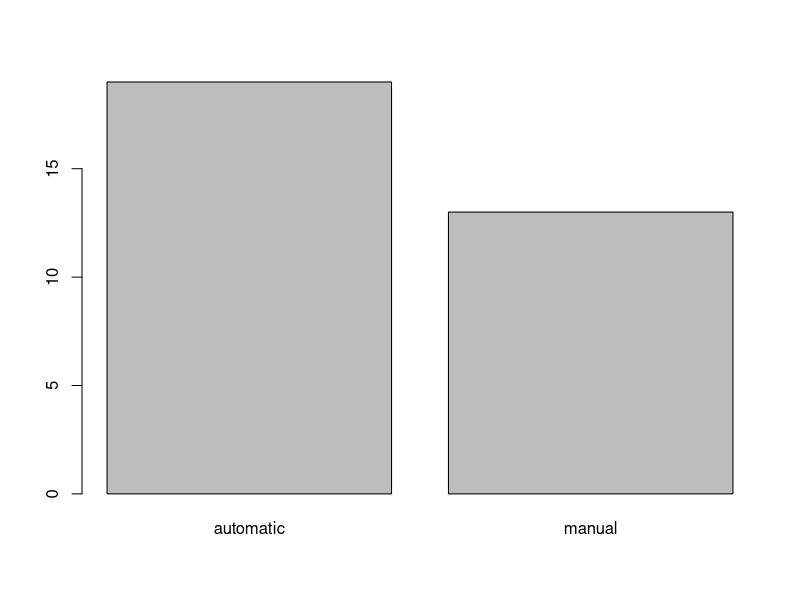
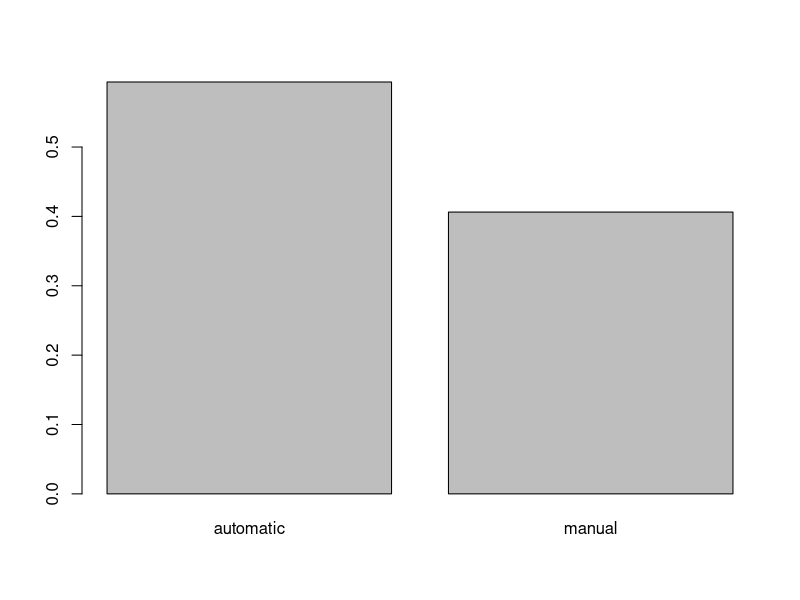
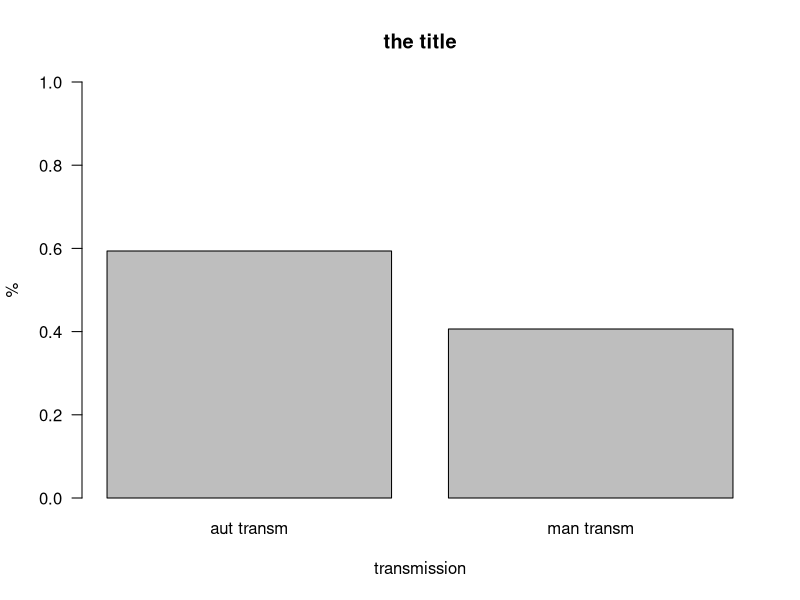
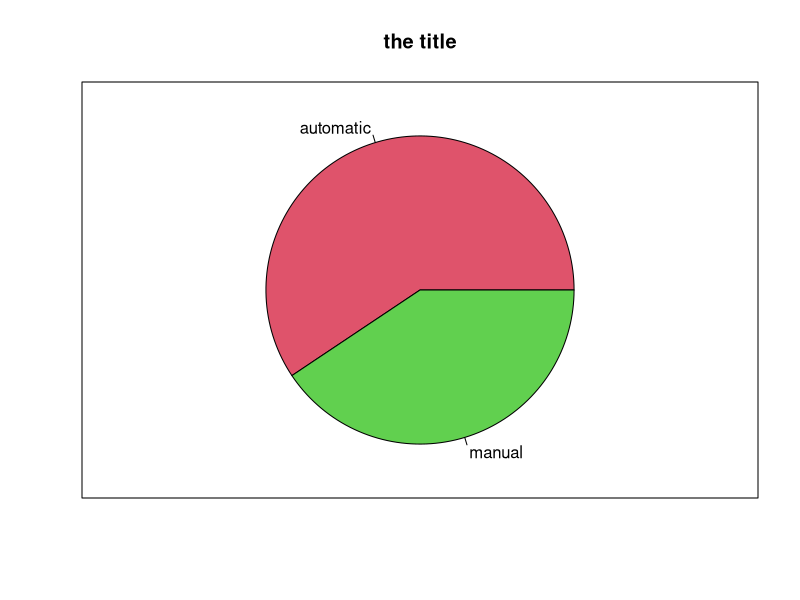
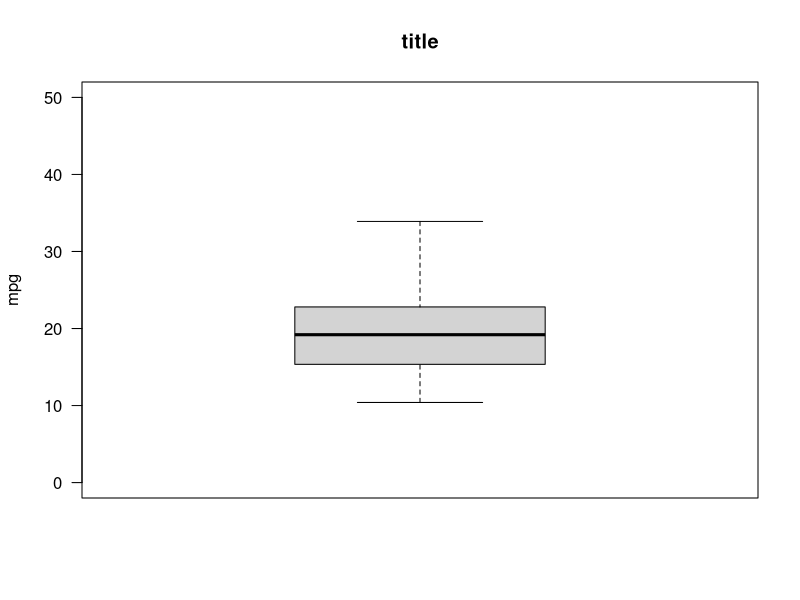
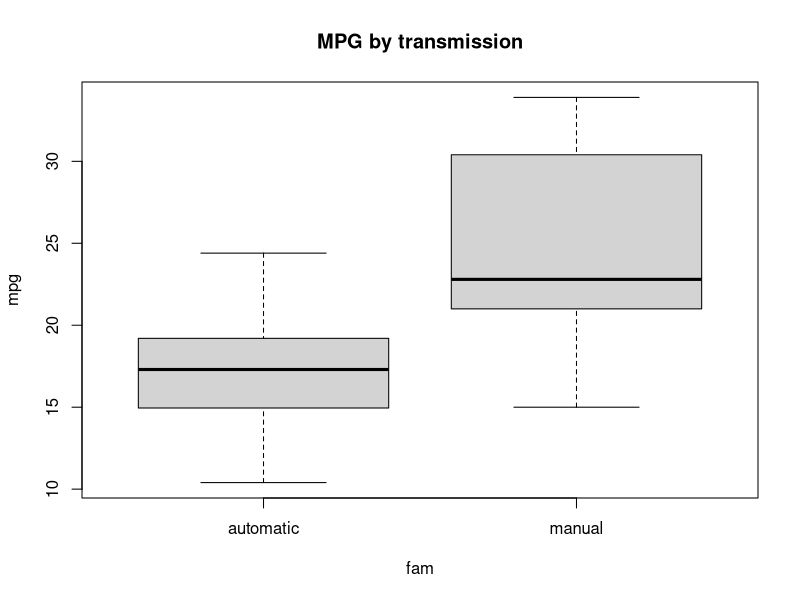
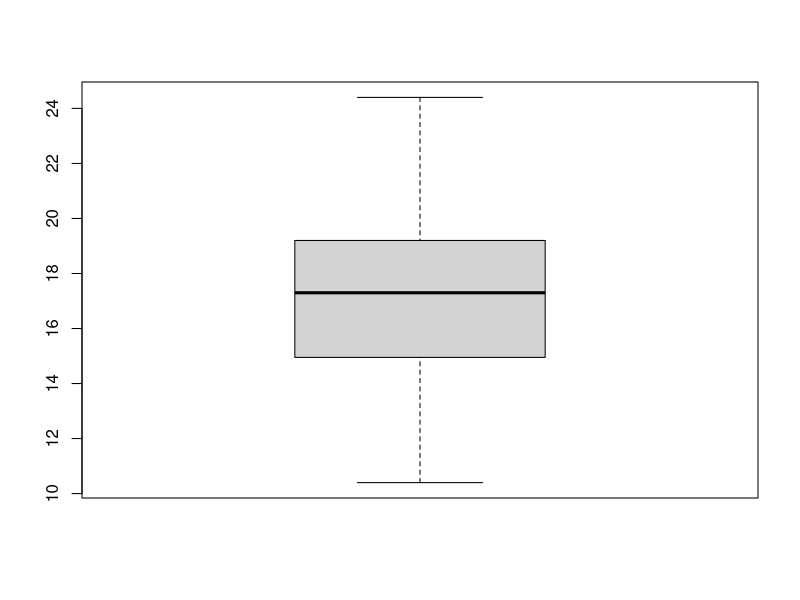
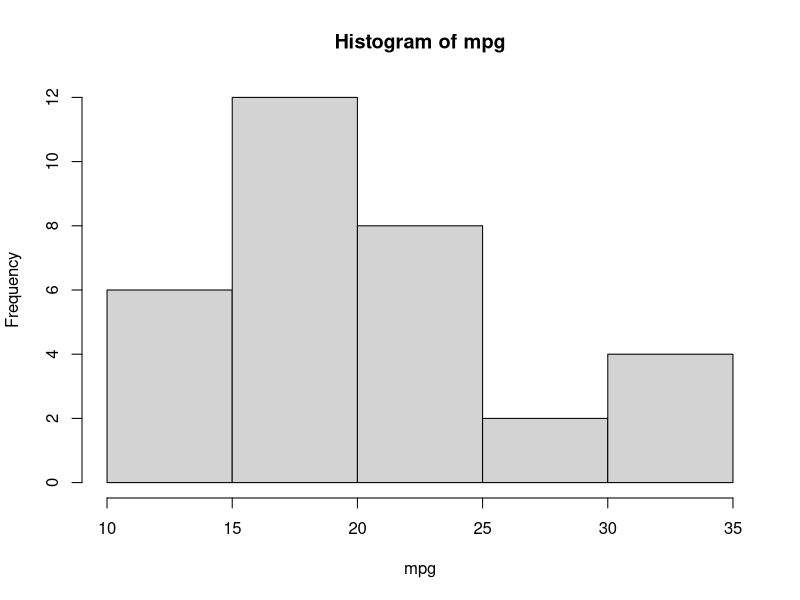

Source code (R) for these figures, in order:
## ---- chunk 1
setwd("~/TEACHING IN FREIBURG/11 - Statistics with R fall 2015/2_intro to very basic exploratory statistics") #set working directory
## ---- chunk 2
# basic data handling - let's convert am into a factor (new column fam)
head(mtcars)
mtcars$fam=factor(mtcars$am, levels=c(0,1), labels=c("automatic","manual"))
head(mtcars)


## ---- chunk 3
attach(mtcars)
table(fam) #frequency table

#let's store it in a object
count = table(fam)
count
#let's compute frequencies %
percent = table(fam) / length(fam)
percent

barplot(count)

barplot(percent)


#let's add a title
barplot(percent, main="the title", xlab="transmission", ylab="%", las=1, ylim=c(0,1), names.arg=c("aut transm", "man transm") )

## ---- chunk 4
pie(count, main="the title", col=c(2,3))
box()
## ---- chunk 5
summary(mpg)
quantile(mpg)
quantile(mpg,probs=c(0, 0.25, 0.50, 0.75,1))

boxplot(mpg,main="title", ylab="mpg", ylim=c(0,50), las=1)

boxplot(mpg~fam, main="MPG by transmission")

boxplot(mpg[fam=="automatic"])
## ---- chunk 6
hist(mpg)
hist(mpg, freq=FALSE, main="my histogram")
hist(mpg, prob=TRUE, ylim=c(0,0.1))
lines(density(mpg))  #add a density curve
lines(density(mpg), col="red", lwd=3)
hist(mpg, breaks = seq(10,36, by=2), las=1)

## ---- chunk 7
plot(mpg ~ hp) # y~x form
plot(hp, mpg) # x,y form

plot(hp, mpg, xlab = "Gross horsepower", ylab="Miles/(US) gallon", las = 1, col = "red", xlim = c(0,400), cex = 2 )  #cex (plotting characters size times 2)

plot(hp, mpg, xlab = "Gross horsepower", ylab="Miles/(US) gallon", las = 1,col = "red", xlim = c(0,400), pch = 8)  #pch (plotting symbol)

abline(lm(mpg ~ hp), col="blue", lwd=5, lty=3) #add linear regression, line width and type



x = 1:20
plot(x, pch = x, cex = 3)
plot(x, col = x, cex = 3)
plot(x, col = x, cex = x)

## ---- chunk 8
table(fam)

table(fam)/length(fam)

#contingency table (2-way table)
table(mpg,fam)

table(fam,mpg)




## ---- chunk 9
mean(mpg)
summary(mpg)
sd(mpg)
var(mpg)
sqrt(var(mpg)) # = to sd
sd(mpg)^2 # = to variance
max(mpg)

tapply(mpg,fam,mean)
tapply(mpg,list(fam,gear),mean)
